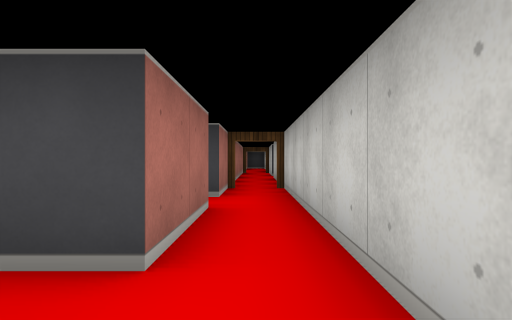
view 1 (above)

16 first-person views from a walk through a cub3D level. The camera is about half as high as the walls, looks level and sees 75° across. The floor is counted in squares. Each view is taken from the middle of a square. On the plan, view 1 faces up. The plan holds only what a view shows up to about 9 squares ahead; the rest is blank.

view 2
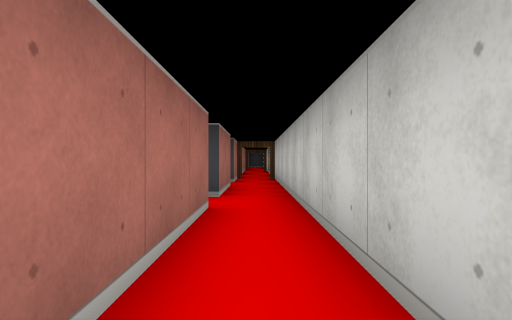

view 3
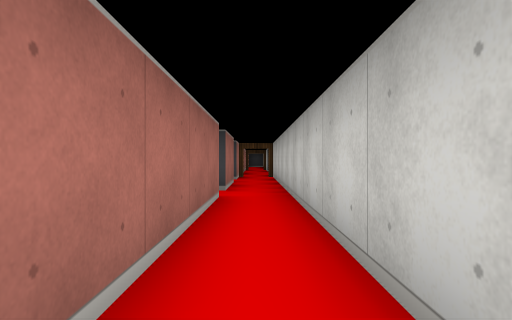

view 4
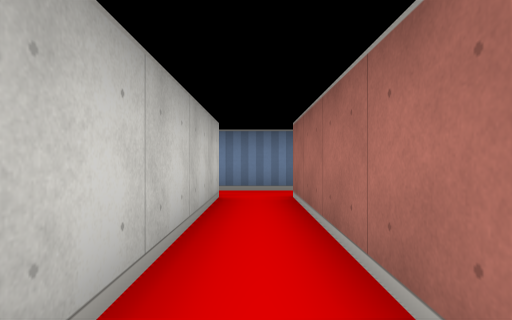

view 5
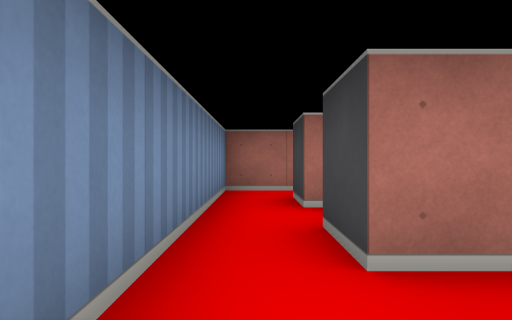

view 6
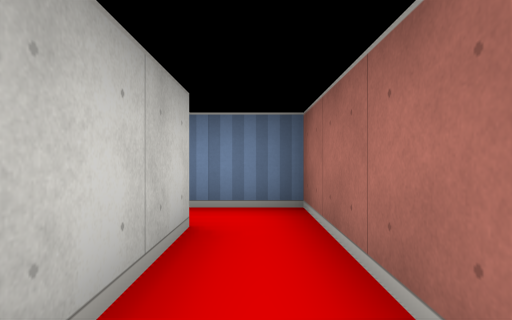

view 7
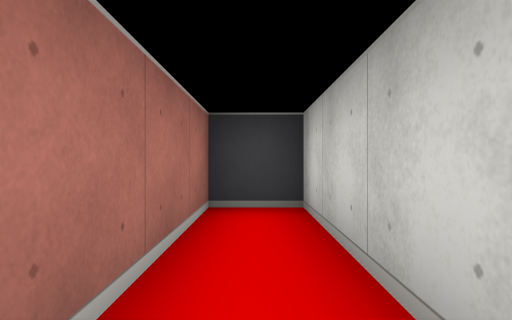

view 8
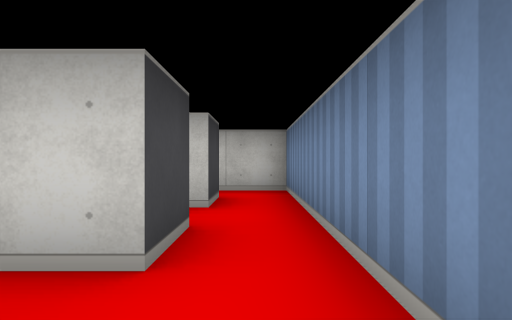

view 9
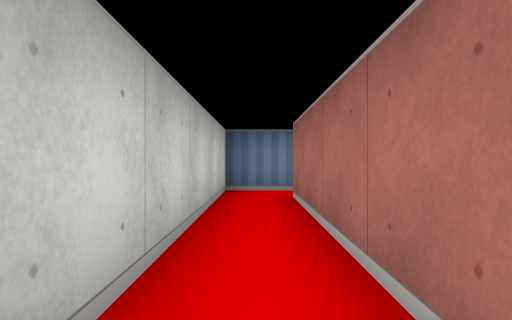

view 10
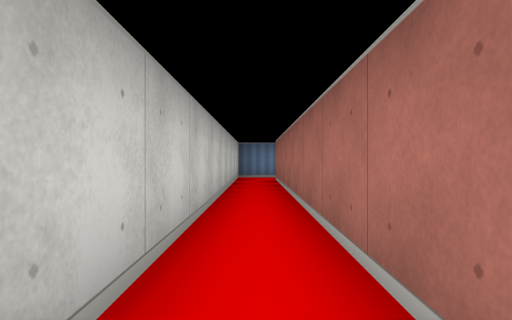

view 11
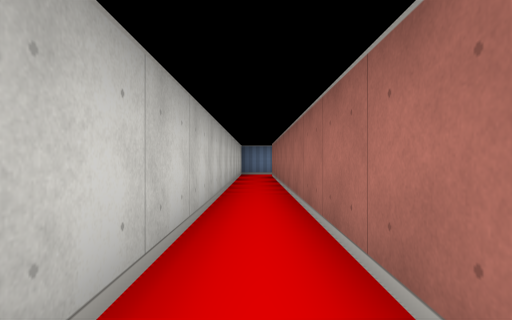

view 12
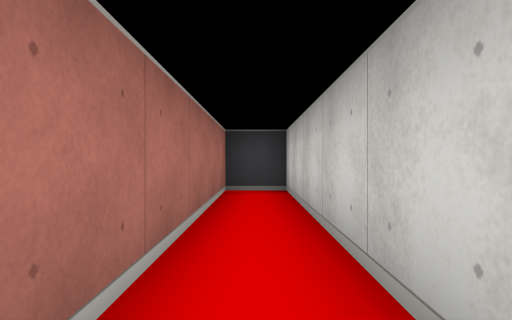

view 13
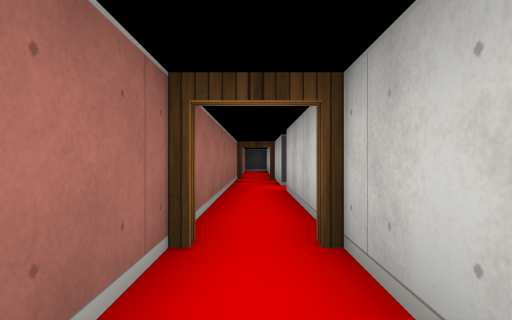

view 14
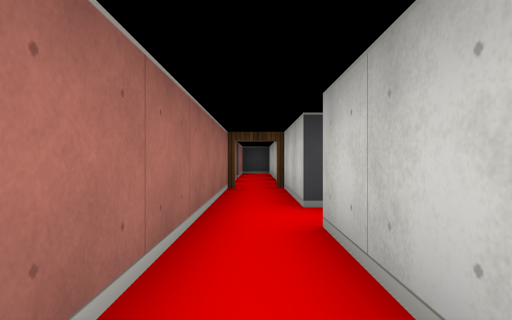

view 15
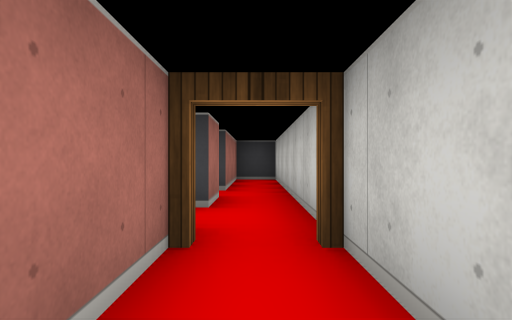

view 16
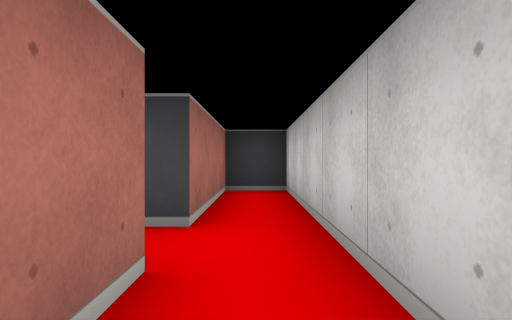

### Floor plan
Points are (right, up) in squares from view 1. A wall is a line through its corners. A room is listed if a view was taken in it or the views show most of it. See-through windows are left out.
Room 1 (views 1, 2, 3, 4, 5)
walls: (-0.5, 0.5) (-0.5, -3.5); (1.5, -3.5) (0.5, -3.5) (0.5, 3.5); (-0.5, -4.5) (1.5, -4.5); (-0.5, 3.5) (-0.5, 1.5)
ways out: opening at (1, -4) to room 3; opening at (0, 2.5) to room 4; opening at (-1, -4) to room 8; opening at (-1, 1)
Room 2 (views 6, 7, 8)
walls: (-2.5, -3.5) (-3.5, -3.5) (-3.5, -0.5) (-4.5, -0.5) (-4.5, -4.5) (-2.5, -4.5)
ways out: opening at (-3, -4) to room 8
Room 3 (views 9, 10, 11, 12)
walls: (1.5, -4.5) (2.5, -4.5) (2.5, 7.5) (1.5, 7.5) (1.5, -3.5)
ways out: opening at (1, -4) to room 1
Room 4 (view 13)
walls: (-0.5, 6) (-0.5, 4.5); (0.5, 3.5) (0.5, 6)
ways out: opening at (0, 2.5) to room 1; open door at (0, 6) to room 5; opening at (-1, 4)
Room 5 (views 14, 15)
walls: (0.5, 10.5) (0.5, 13); (-0.5, 13.1) (-0.5, 6); (0.5, 6) (0.5, 9.5)
ways out: open door at (0, 6) to room 4; open door at (0, 13) to room 6; opening at (1, 10)
Room 6 (view 16)
walls: (-0.5, 15.5) (-0.5, 14.5); (0.5, 13) (0.5, 15.5)
ways out: open door at (0, 13) to room 5; opening at (0, 15) to room 7; opening at (-1, 14)
Room 7 (no view inside)
walls: (0.5, 15.5) (0.5, 19.5) (-0.5, 19.5) (-0.5, 16.5)
ways out: opening at (0, 15) to room 6; opening at (-1, 16)
Room 8 (no view inside)
walls: (-2.5, -4.5) (-0.5, -4.5); (-0.5, -3.5) (-1.5, -3.5) (-1.5, -2.8)
ways out: opening at (-1, -4) to room 1; opening at (-3, -4) to room 2

Where each view was taken, in squares from view 1:
view 1: 0 up, 0 right, facing up
view 2: 3 down, 0 right, facing up
view 3: 4 down, 0 right, facing up
view 4: 1 up, 0 right, facing down
view 5: 4 down, 1 right, facing left
view 6: 1 down, 4 left, facing down
view 7: 4 down, 4 left, facing up
view 8: 4 down, 3 left, facing right
view 9: 1 up, 2 right, facing down
view 10: 5 up, 2 right, facing down
view 11: 7 up, 2 right, facing down
view 12: 2 up, 2 right, facing up
view 13: 4 up, 0 right, facing up
view 14: 7 up, 0 right, facing up
view 15: 11 up, 0 right, facing up
view 16: 14 up, 0 right, facing up
